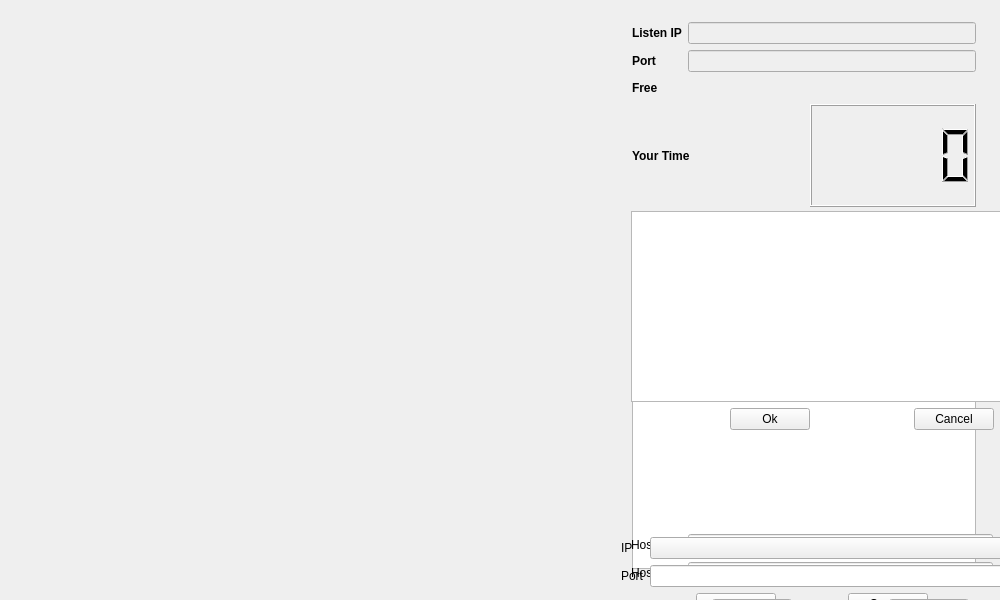
<?xml version="1.0" encoding="UTF-8"?>
<ui version="4.0">
 <class>FIR</class>
 <widget class="QWidget" name="FIR">
  <property name="enabled">
   <bool>true</bool>
  </property>
  <property name="geometry">
   <rect>
    <x>0</x>
    <y>0</y>
    <width>1000</width>
    <height>600</height>
   </rect>
  </property>
  <property name="windowTitle">
   <string>FIR</string>
  </property>
  <widget class="QWidget" name="widget" native="true">
   <property name="geometry">
    <rect>
     <x>600</x>
     <y>500</y>
     <width>491</width>
     <height>151</height>
    </rect>
   </property>
   <widget class="QWidget" name="layoutWidget">
    <property name="geometry">
     <rect>
      <x>10</x>
      <y>20</y>
      <width>461</width>
      <height>118</height>
     </rect>
    </property>
    <layout class="QVBoxLayout" name="verticalLayout_6">
     <item>
      <layout class="QHBoxLayout" name="horizontalLayout_2">
       <item>
        <layout class="QVBoxLayout" name="verticalLayout_5">
         <item>
          <widget class="QLabel" name="label_4">
           <property name="text">
            <string>IP</string>
           </property>
          </widget>
         </item>
         <item>
          <widget class="QLabel" name="label_3">
           <property name="text">
            <string>Port</string>
           </property>
          </widget>
         </item>
        </layout>
       </item>
       <item>
        <layout class="QVBoxLayout" name="verticalLayout_4">
         <item>
          <widget class="QComboBox" name="comboBox"/>
         </item>
         <item>
          <widget class="QLineEdit" name="settingPort"/>
         </item>
        </layout>
       </item>
      </layout>
     </item>
     <item>
      <layout class="QHBoxLayout" name="horizontalLayout_3">
       <item>
        <spacer name="horizontalSpacer">
         <property name="orientation">
          <enum>Qt::Horizontal</enum>
         </property>
         <property name="sizeHint" stdset="0">
          <size>
           <width>40</width>
           <height>20</height>
          </size>
         </property>
        </spacer>
       </item>
       <item>
        <widget class="QPushButton" name="pushButton_5">
         <property name="text">
          <string>Ok</string>
         </property>
        </widget>
       </item>
       <item>
        <spacer name="horizontalSpacer_2">
         <property name="orientation">
          <enum>Qt::Horizontal</enum>
         </property>
         <property name="sizeHint" stdset="0">
          <size>
           <width>40</width>
           <height>20</height>
          </size>
         </property>
        </spacer>
       </item>
       <item>
        <widget class="QPushButton" name="pushButton_6">
         <property name="text">
          <string>Cancel</string>
         </property>
        </widget>
       </item>
       <item>
        <spacer name="horizontalSpacer_3">
         <property name="orientation">
          <enum>Qt::Horizontal</enum>
         </property>
         <property name="sizeHint" stdset="0">
          <size>
           <width>40</width>
           <height>20</height>
          </size>
         </property>
        </spacer>
       </item>
      </layout>
     </item>
    </layout>
   </widget>
  </widget>
  <widget class="QWidget" name="widget_2" native="true">
   <property name="geometry">
    <rect>
     <x>600</x>
     <y>500</y>
     <width>411</width>
     <height>141</height>
    </rect>
   </property>
   <widget class="QWidget" name="layoutWidget">
    <property name="geometry">
     <rect>
      <x>20</x>
      <y>20</y>
      <width>384</width>
      <height>110</height>
     </rect>
    </property>
    <layout class="QVBoxLayout" name="verticalLayout_9">
     <item>
      <layout class="QHBoxLayout" name="horizontalLayout_4">
       <item>
        <layout class="QVBoxLayout" name="verticalLayout_8">
         <item>
          <widget class="QLabel" name="label_5">
           <property name="text">
            <string>Host IP</string>
           </property>
          </widget>
         </item>
         <item>
          <widget class="QLabel" name="label_6">
           <property name="text">
            <string>Host Port</string>
           </property>
          </widget>
         </item>
        </layout>
       </item>
       <item>
        <layout class="QVBoxLayout" name="verticalLayout_7">
         <item>
          <widget class="QLineEdit" name="HostIP"/>
         </item>
         <item>
          <widget class="QLineEdit" name="HostPort"/>
         </item>
        </layout>
       </item>
      </layout>
     </item>
     <item>
      <layout class="QHBoxLayout" name="horizontalLayout_5">
       <item>
        <spacer name="horizontalSpacer_4">
         <property name="orientation">
          <enum>Qt::Horizontal</enum>
         </property>
         <property name="sizeHint" stdset="0">
          <size>
           <width>40</width>
           <height>20</height>
          </size>
         </property>
        </spacer>
       </item>
       <item>
        <widget class="QPushButton" name="pushButton_7">
         <property name="text">
          <string>Creat</string>
         </property>
        </widget>
       </item>
       <item>
        <spacer name="horizontalSpacer_5">
         <property name="orientation">
          <enum>Qt::Horizontal</enum>
         </property>
         <property name="sizeHint" stdset="0">
          <size>
           <width>40</width>
           <height>20</height>
          </size>
         </property>
        </spacer>
       </item>
       <item>
        <widget class="QPushButton" name="pushButton_8">
         <property name="text">
          <string>Cancel</string>
         </property>
        </widget>
       </item>
       <item>
        <spacer name="horizontalSpacer_6">
         <property name="orientation">
          <enum>Qt::Horizontal</enum>
         </property>
         <property name="sizeHint" stdset="0">
          <size>
           <width>40</width>
           <height>20</height>
          </size>
         </property>
        </spacer>
       </item>
      </layout>
     </item>
    </layout>
   </widget>
  </widget>
  <widget class="QWidget" name="layoutWidget">
   <property name="geometry">
    <rect>
     <x>621</x>
     <y>11</y>
     <width>366</width>
     <height>569</height>
    </rect>
   </property>
   <layout class="QVBoxLayout" name="verticalLayout_15">
    <item>
     <layout class="QHBoxLayout" name="horizontalLayout">
      <item>
       <layout class="QVBoxLayout" name="verticalLayout_3">
        <item>
         <widget class="QLabel" name="label">
          <property name="font">
           <font>
            <weight>75</weight>
            <bold>true</bold>
           </font>
          </property>
          <property name="text">
           <string>Listen IP</string>
          </property>
         </widget>
        </item>
        <item>
         <widget class="QLabel" name="label_2">
          <property name="font">
           <font>
            <weight>75</weight>
            <bold>true</bold>
           </font>
          </property>
          <property name="text">
           <string>Port</string>
          </property>
         </widget>
        </item>
       </layout>
      </item>
      <item>
       <layout class="QVBoxLayout" name="verticalLayout_2">
        <item>
         <widget class="QLineEdit" name="IPAddress">
          <property name="enabled">
           <bool>false</bool>
          </property>
         </widget>
        </item>
        <item>
         <widget class="QLineEdit" name="port">
          <property name="enabled">
           <bool>false</bool>
          </property>
         </widget>
        </item>
       </layout>
      </item>
     </layout>
    </item>
    <item>
     <layout class="QHBoxLayout" name="horizontalLayout_8">
      <item>
       <widget class="QLabel" name="State">
        <property name="font">
         <font>
          <weight>75</weight>
          <bold>true</bold>
         </font>
        </property>
        <property name="text">
         <string>Free</string>
        </property>
       </widget>
      </item>
      <item>
       <spacer name="horizontalSpacer_7">
        <property name="orientation">
         <enum>Qt::Horizontal</enum>
        </property>
        <property name="sizeHint" stdset="0">
         <size>
          <width>40</width>
          <height>20</height>
         </size>
        </property>
       </spacer>
      </item>
      <item>
       <widget class="QLabel" name="Color">
        <property name="font">
         <font>
          <weight>75</weight>
          <bold>true</bold>
         </font>
        </property>
        <property name="text">
         <string/>
        </property>
       </widget>
      </item>
     </layout>
    </item>
    <item>
     <layout class="QHBoxLayout" name="horizontalLayout_7">
      <property name="sizeConstraint">
       <enum>QLayout::SetFixedSize</enum>
      </property>
      <item>
       <layout class="QVBoxLayout" name="verticalLayout_13">
        <item>
         <widget class="QLabel" name="label_7">
          <property name="font">
           <font>
            <weight>75</weight>
            <bold>true</bold>
           </font>
          </property>
          <property name="text">
           <string>Your Time</string>
          </property>
         </widget>
        </item>
        <item>
         <widget class="QLabel" name="label_8">
          <property name="font">
           <font>
            <weight>75</weight>
            <bold>true</bold>
           </font>
          </property>
          <property name="text">
           <string>Your Peer's Time</string>
          </property>
         </widget>
        </item>
       </layout>
      </item>
      <item>
       <spacer name="verticalSpacer">
        <property name="orientation">
         <enum>Qt::Vertical</enum>
        </property>
        <property name="sizeHint" stdset="0">
         <size>
          <width>5</width>
          <height>40</height>
         </size>
        </property>
       </spacer>
      </item>
      <item>
       <layout class="QVBoxLayout" name="verticalLayout_14">
        <item>
         <widget class="QLCDNumber" name="localtime"/>
        </item>
        <item>
         <widget class="QLCDNumber" name="peertime"/>
        </item>
       </layout>
      </item>
     </layout>
    </item>
    <item>
     <layout class="QVBoxLayout" name="verticalLayout_12">
      <item>
       <layout class="QHBoxLayout" name="horizontalLayout_6">
        <item>
         <layout class="QVBoxLayout" name="verticalLayout">
          <item>
           <widget class="QPushButton" name="pushButton">
            <property name="font">
             <font>
              <weight>75</weight>
              <bold>true</bold>
             </font>
            </property>
            <property name="text">
             <string>Creat</string>
            </property>
           </widget>
          </item>
          <item>
           <widget class="QPushButton" name="Save">
            <property name="font">
             <font>
              <weight>75</weight>
              <bold>true</bold>
             </font>
            </property>
            <property name="text">
             <string>Save</string>
            </property>
           </widget>
          </item>
         </layout>
        </item>
        <item>
         <layout class="QVBoxLayout" name="verticalLayout_10">
          <item>
           <widget class="QPushButton" name="pushButton_2">
            <property name="font">
             <font>
              <weight>75</weight>
              <bold>true</bold>
             </font>
            </property>
            <property name="text">
             <string>Start</string>
            </property>
           </widget>
          </item>
          <item>
           <widget class="QPushButton" name="pushButton_9">
            <property name="font">
             <font>
              <weight>75</weight>
              <bold>true</bold>
             </font>
            </property>
            <property name="text">
             <string>Break</string>
            </property>
           </widget>
          </item>
         </layout>
        </item>
        <item>
         <layout class="QVBoxLayout" name="verticalLayout_11">
          <item>
           <widget class="QPushButton" name="Withdraw">
            <property name="font">
             <font>
              <weight>75</weight>
              <bold>true</bold>
             </font>
            </property>
            <property name="text">
             <string>Withdraw</string>
            </property>
           </widget>
          </item>
          <item>
           <widget class="QPushButton" name="pushButton_4">
            <property name="font">
             <font>
              <weight>75</weight>
              <bold>true</bold>
             </font>
            </property>
            <property name="text">
             <string>Setting</string>
            </property>
           </widget>
          </item>
         </layout>
        </item>
       </layout>
      </item>
      <item>
       <widget class="QTextBrowser" name="textBrowser"/>
      </item>
     </layout>
    </item>
   </layout>
  </widget>
  <widget class="QWidget" name="widget_3" native="true">
   <property name="geometry">
    <rect>
     <x>600</x>
     <y>180</y>
     <width>531</width>
     <height>281</height>
    </rect>
   </property>
   <widget class="QWidget" name="layoutWidget">
    <property name="geometry">
     <rect>
      <x>20</x>
      <y>20</y>
      <width>484</width>
      <height>241</height>
     </rect>
    </property>
    <layout class="QHBoxLayout" name="horizontalLayout_10">
     <item>
      <layout class="QVBoxLayout" name="verticalLayout_16">
       <item>
        <widget class="QListView" name="listView"/>
       </item>
       <item>
        <layout class="QHBoxLayout" name="horizontalLayout_9">
         <item>
          <spacer name="horizontalSpacer_8">
           <property name="orientation">
            <enum>Qt::Horizontal</enum>
           </property>
           <property name="sizeHint" stdset="0">
            <size>
             <width>40</width>
             <height>20</height>
            </size>
           </property>
          </spacer>
         </item>
         <item>
          <widget class="QPushButton" name="selectOk">
           <property name="text">
            <string>Ok</string>
           </property>
          </widget>
         </item>
         <item>
          <spacer name="horizontalSpacer_9">
           <property name="orientation">
            <enum>Qt::Horizontal</enum>
           </property>
           <property name="sizeHint" stdset="0">
            <size>
             <width>40</width>
             <height>20</height>
            </size>
           </property>
          </spacer>
         </item>
         <item>
          <widget class="QPushButton" name="pushButton_11">
           <property name="text">
            <string>Cancel</string>
           </property>
          </widget>
         </item>
         <item>
          <spacer name="horizontalSpacer_10">
           <property name="orientation">
            <enum>Qt::Horizontal</enum>
           </property>
           <property name="sizeHint" stdset="0">
            <size>
             <width>40</width>
             <height>20</height>
            </size>
           </property>
          </spacer>
         </item>
        </layout>
       </item>
      </layout>
     </item>
    </layout>
   </widget>
  </widget>
  <zorder>widget_2</zorder>
  <zorder>widget_3</zorder>
  <zorder>layoutWidget</zorder>
  <zorder>widget</zorder>
 </widget>
 <layoutdefault spacing="6" margin="11"/>
 <tabstops>
  <tabstop>pushButton</tabstop>
  <tabstop>pushButton_2</tabstop>
  <tabstop>Withdraw</tabstop>
  <tabstop>Save</tabstop>
  <tabstop>pushButton_9</tabstop>
  <tabstop>pushButton_4</tabstop>
  <tabstop>IPAddress</tabstop>
  <tabstop>port</tabstop>
  <tabstop>comboBox</tabstop>
  <tabstop>settingPort</tabstop>
  <tabstop>pushButton_5</tabstop>
  <tabstop>pushButton_6</tabstop>
  <tabstop>HostIP</tabstop>
  <tabstop>HostPort</tabstop>
  <tabstop>pushButton_7</tabstop>
  <tabstop>pushButton_8</tabstop>
  <tabstop>listView</tabstop>
  <tabstop>textBrowser</tabstop>
  <tabstop>selectOk</tabstop>
  <tabstop>pushButton_11</tabstop>
 </tabstops>
 <resources/>
 <connections>
  <connection>
   <sender>pushButton_6</sender>
   <signal>clicked()</signal>
   <receiver>widget</receiver>
   <slot>hide()</slot>
   <hints>
    <hint type="sourcelabel">
     <x>993</x>
     <y>597</y>
    </hint>
    <hint type="destinationlabel">
     <x>231</x>
     <y>217</y>
    </hint>
   </hints>
  </connection>
  <connection>
   <sender>pushButton_4</sender>
   <signal>clicked()</signal>
   <receiver>widget</receiver>
   <slot>show()</slot>
   <hints>
    <hint type="sourcelabel">
     <x>966</x>
     <y>374</y>
    </hint>
    <hint type="destinationlabel">
     <x>292</x>
     <y>80</y>
    </hint>
   </hints>
  </connection>
  <connection>
   <sender>pushButton_8</sender>
   <signal>clicked()</signal>
   <receiver>widget_2</receiver>
   <slot>hide()</slot>
   <hints>
    <hint type="sourcelabel">
     <x>952</x>
     <y>594</y>
    </hint>
    <hint type="destinationlabel">
     <x>543</x>
     <y>439</y>
    </hint>
   </hints>
  </connection>
  <connection>
   <sender>pushButton</sender>
   <signal>clicked()</signal>
   <receiver>widget_2</receiver>
   <slot>show()</slot>
   <hints>
    <hint type="sourcelabel">
     <x>736</x>
     <y>331</y>
    </hint>
    <hint type="destinationlabel">
     <x>550</x>
     <y>314</y>
    </hint>
   </hints>
  </connection>
  <connection>
   <sender>pushButton_11</sender>
   <signal>clicked()</signal>
   <receiver>widget_3</receiver>
   <slot>hide()</slot>
   <hints>
    <hint type="sourcelabel">
     <x>1018</x>
     <y>437</y>
    </hint>
    <hint type="destinationlabel">
     <x>428</x>
     <y>537</y>
    </hint>
   </hints>
  </connection>
 </connections>
</ui>
